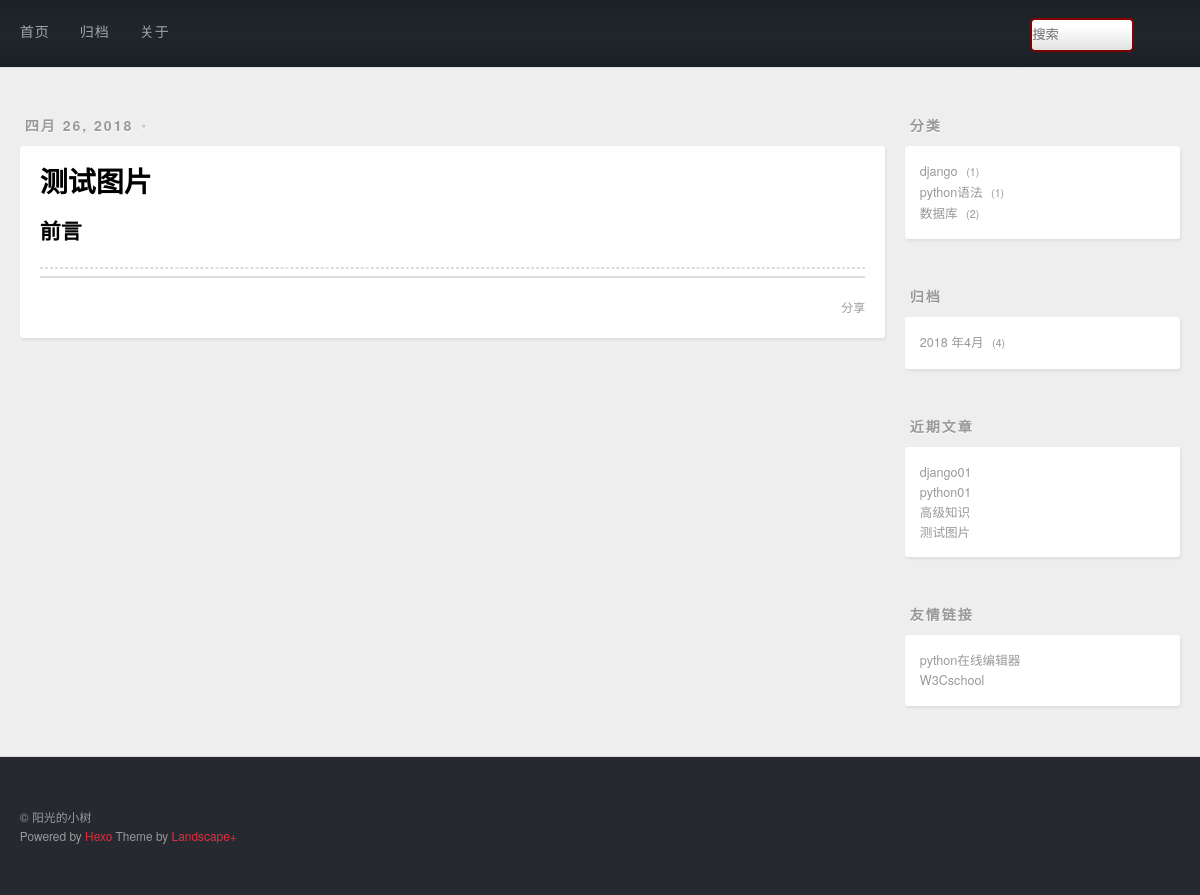
Before: /post/details/4 with the older database file.
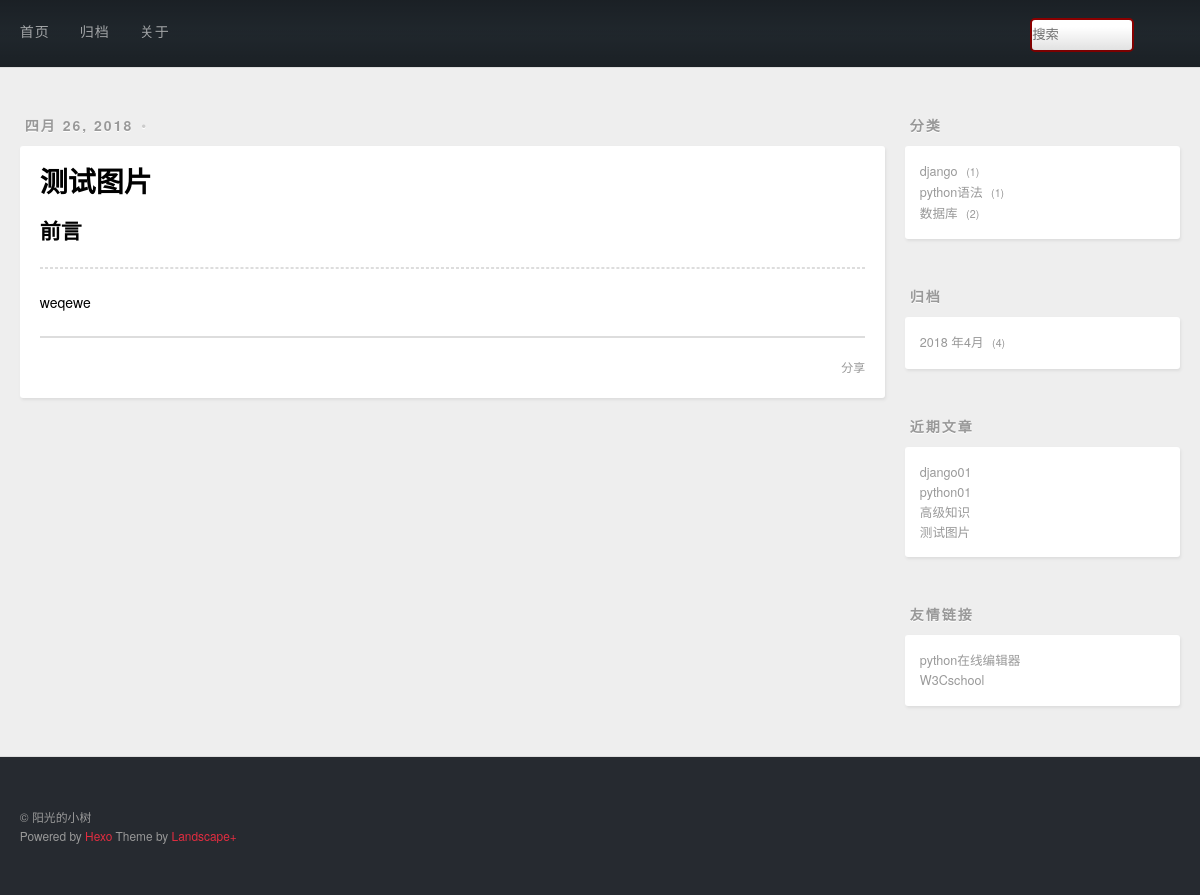
After: the same page with the newer database file.
### mypost/models.py (models this page shows, shortened)
class Post(models.Model):
    title=models.CharField(max_length=20,verbose_name='题目')
    decs =RichTextUploadingField(verbose_name='描述')
    content=models.TextField(verbose_name='描述',null=True,blank=True,default='非必须项')
    created=models.DateField(auto_now_add=True,verbose_name='创建时间')
    modified=models.DateField(auto_now=True,verbose_name='修改')
    zhonglei=models.ForeignKey(Zhonglei,verbose_name='种类')
    biaoqian=models.ManyToManyField(Biaoqian,verbose_name='标签')

### mypost/views.py (the view)
# urls.py: url(r'^post/details/(\d+)$',views.post_details_view),
def post_details_view(request,post_id):
    try:
        posttemp= Post.objects.get(id=post_id)
    except:
        from django.http import Http404,HttpResponse
        raise Http404("你所访问的页面不存在")
    return render(request,'details.html',context={'post':posttemp})

### mypost/quanjushanxiawen.py (called while the page is built)
def slider_context(request):
    context={}
    context['category']=Post.objects.values('zhonglei','zhonglei__name').annotate(count = Count('*'))
    archive = Post.objects.values('created').order_by('-created')
    context['archive']=archive
    context['recent']=Post.objects.order_by('-created').all()[:5]
    return context

### mypost/templatetags/markdowndisplay.py (called while the page is built)
@register.filter
def mark(value):
    return  markdown.markdown(value)

### mypost/templates/details.html (shortened to what this page needs)
{% extends 'blogbase.html' %}
{% load markdowndisplay %}
{% block main %}
    <article class="article article-type-post">
        <div class="article-meta">
          <a class="article-date">
            <time>{{ post.created|date }}</time>
          </a>
          <div class="article-category">
          </div>
        </div>
        <div class="article-inner">
            <header class="article-header">
                <h1 itemprop="name">
                    <a class="article-title">{{ post.title }}</a>
                </h1>
            </header>
    <div class="article-entry" itemprop="articleBody">
        <h2>前言</h2>
        <hr>
    {{ post.content|mark|safe }}
    </div>
    <footer class="article-footer">
      <a data-url="存放文章的url" class="article-share-link">分享</a>
    </footer>
  </div>
    </article>
{% endblock main %}

### templates/blogslider.html
<aside id="sidebar">
  <div class="widget-wrap">
    <h3 class="widget-title">分类</h3>
    <div class="widget">
      <ul class="category-list">
          {% for cate in category %}
              <li class="category-list-item">
              <a class="category-list-link" href="/category/{{ cate.zhonglei }}">{{ cate.zhonglei__name }}</a>
              <span class="category-list-count">{{ cate.count }}</span>
          </li>
          {% endfor cate %}
      </ul>
      </div>
  </div>
  <div class="widget-wrap">
    <h3 class="widget-title">归档</h3>
    <div class="widget">
      <ul class="archive-list">
           {% regroup archive by created.year as year_group  %}
          {% for year in year_group %}
              {%  regroup year.list by created.month  as month_group %}
                  {% for month in month_group %}
          <li class="archive-list-item">
                      <a class="archive-list-link" href="/archive/{{ year.grouper }}/{{month.grouper}}">{{ year.grouper  }} 年{{ month.grouper }}月</a>
              <span class="archive-list-count">{{ month.list|length }}</span>
          </li>{% endfor  %}
       {% endfor %}
      </ul>
    </div>
  </div>
  <div class="widget-wrap">
    <h3 class="widget-title">近期文章</h3>
    <div class="widget">
      <ul>
         {% for p in recent %}
              <li>
            <a href="/post/details/{{ p.id }}" target="_blank">{{ p.title }}</a>
          </li>
          {% endfor %}
      </ul>
    </div>
  </div>
  <div class="widget-wrap">
    <h3 class="widget-title">友情链接</h3>
    <div class="widget">
      <ul>
          <li>
            <a href="https://c.runoob.com/compile/6" target="_blank">python在线编辑器</a>
          </li>
          <li>
            <a href="https://www.w3cschool.cn/python/" target="_blank">W3Cschool</a>
          </li>
      </ul>
    </div>
  </div>
</aside>

Changed rows visible on the page:
changed Post "测试图片": content empty → "weqewe" (drawn); content|mark (not shown) → "weqewe"
